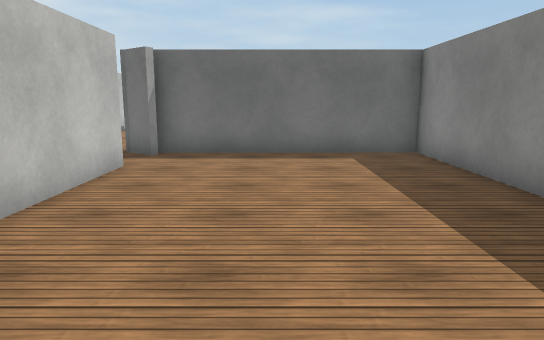
[1] (above)

13 first-person views from a walk through a Unity game level. The camera is 1.3 m above the floor, tilts 10° down and sees 70° across. The floor is counted in squares, 1 m on a side. Each view is taken from the middle of a square. On the plan, view 1 faces up. The plan holds only what a view shows up to about 16 squares ahead; the rest is blank. The place goes on beyond the plan. The player is left out. Surface patterns are stand-ins for the level's own textures.

[2]
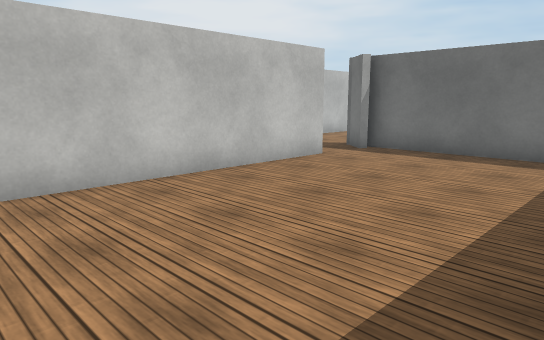

[3]
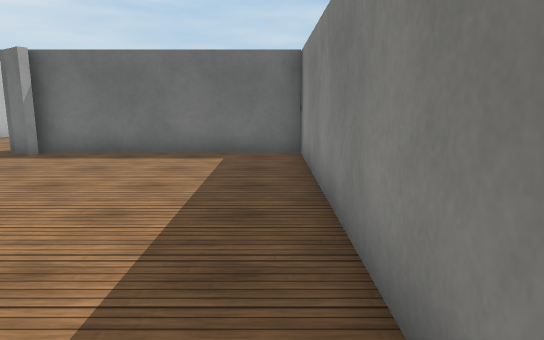

[4]
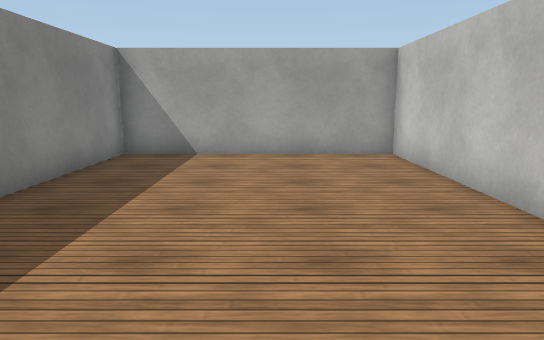

[5]
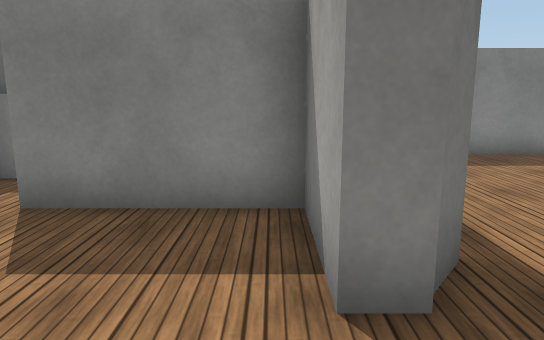

[6]
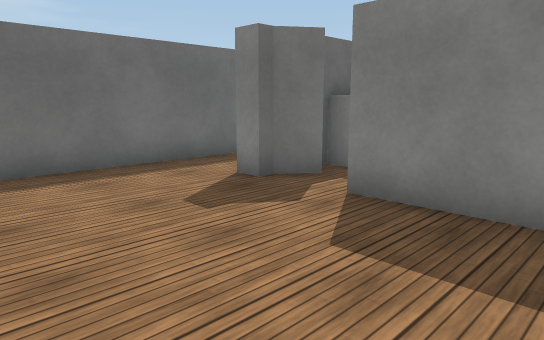

[7]
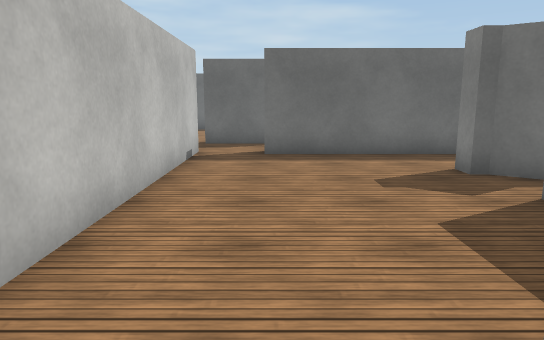

[8]
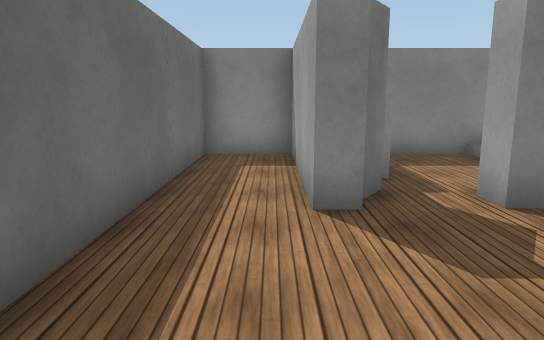

[9]
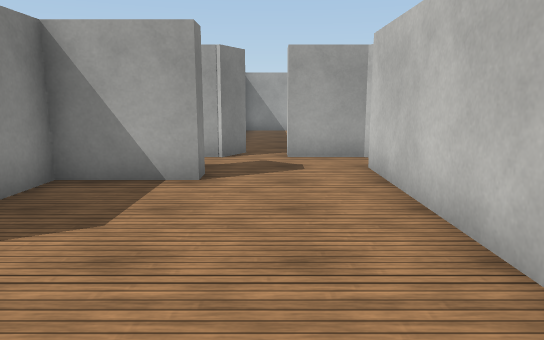

[10]
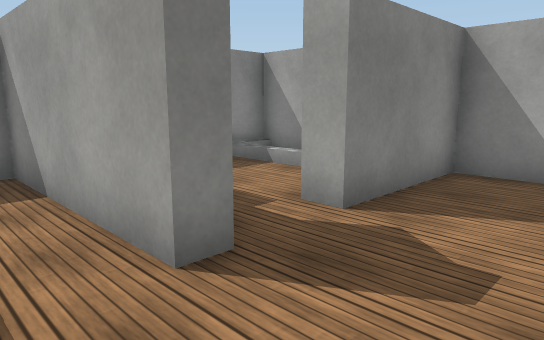

[11]
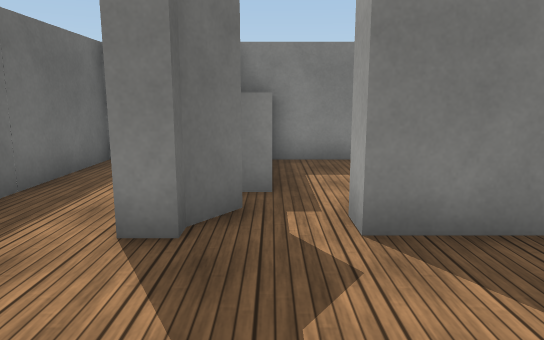

[12]
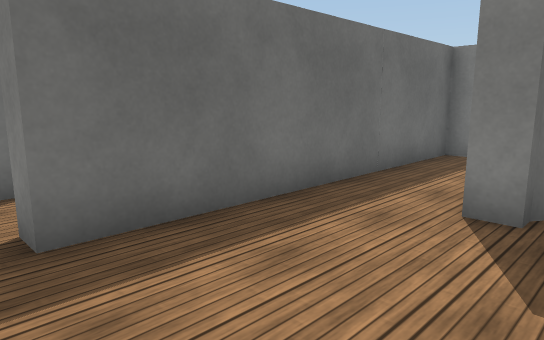

[13]
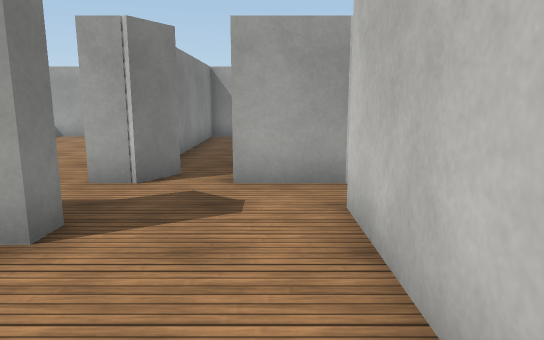

### Floor plan
Ten units are one square. View 1 is at (0, 0); x grows to the right and y downward. Boxes are objects, and circles mark ways between rooms. Rooms are numbered by the first view taken in them; rooms with no view inside come last. Other rooms are left out.
<svg viewBox="-77 -195 120 207">
<path fill="none" stroke="#000" d="M-30 -79 -30 7 37 7 37 -105M38 -100 -31 -100M-3 -153 -11 -159 -14 -159 -14 -165 37 -165 37 -187 -52 -187M5 -149 5 -160M-29 -94 -38 -101 -38 -106 -14 -106 -14 -141 -6 -141M-69 -184 -69 -92M-38 -79 -30 -79M-72 -79 -54 -79"/>
<circle cx="-30" cy="-90" r="3" fill="#2a7"/>
<text x="0" y="-50">1</text>
<text x="-30" y="-140">2</text>
</svg>
Room 1 opens to room 2.

Where each view was taken, in squares from view 1:
view 1: 0 up, 0 right, facing up
view 2: 0 up, 3 right, facing up-left
view 3: 0 up, 3 right, facing up
view 4: 9 up, 0 right, facing down
view 5: 11 up, 6 left, facing right
view 6: 11 up, 6 left, facing up-right
view 7: 9 up, 5 left, facing up
view 8: 17 up, 6 left, facing right
view 9: 17 up, 5 left, facing down
view 10: 18 up, 4 left, facing down-right
view 11: 15 up, 5 left, facing right
view 12: 15 up, 6 left, facing up-right
view 13: 14 up, 6 left, facing down
